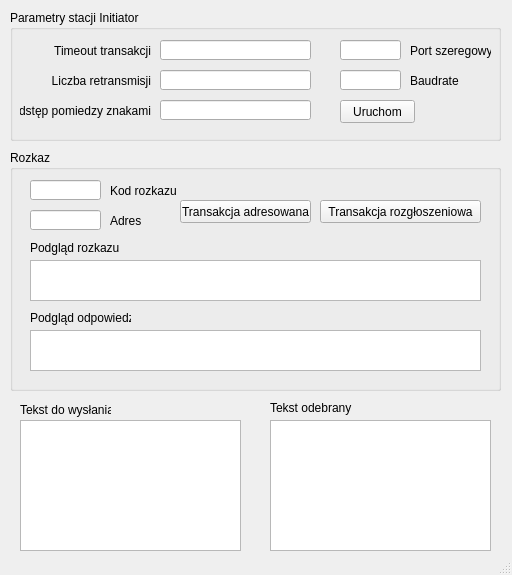
<?xml version="1.0" encoding="UTF-8"?>
<ui version="4.0">
 <class>MainWindow</class>
 <widget class="QMainWindow" name="MainWindow">
  <property name="geometry">
   <rect>
    <x>0</x>
    <y>0</y>
    <width>512</width>
    <height>575</height>
   </rect>
  </property>
  <property name="windowTitle">
   <string>MainWindow</string>
  </property>
  <widget class="QWidget" name="centralwidget">
   <widget class="QTextEdit" name="outcoming_text">
    <property name="geometry">
     <rect>
      <x>20</x>
      <y>420</y>
      <width>221</width>
      <height>131</height>
     </rect>
    </property>
   </widget>
   <widget class="QTextEdit" name="incoming_text">
    <property name="geometry">
     <rect>
      <x>270</x>
      <y>420</y>
      <width>221</width>
      <height>131</height>
     </rect>
    </property>
   </widget>
   <widget class="QLabel" name="label">
    <property name="geometry">
     <rect>
      <x>20</x>
      <y>400</y>
      <width>91</width>
      <height>20</height>
     </rect>
    </property>
    <property name="text">
     <string>Tekst do wysłania</string>
    </property>
   </widget>
   <widget class="QLabel" name="label_2">
    <property name="geometry">
     <rect>
      <x>270</x>
      <y>400</y>
      <width>101</width>
      <height>16</height>
     </rect>
    </property>
    <property name="text">
     <string>Tekst odebrany</string>
    </property>
   </widget>
   <widget class="QLineEdit" name="retries">
    <property name="geometry">
     <rect>
      <x>160</x>
      <y>70</y>
      <width>151</width>
      <height>20</height>
     </rect>
    </property>
   </widget>
   <widget class="QLineEdit" name="interchar_timeout">
    <property name="geometry">
     <rect>
      <x>160</x>
      <y>100</y>
      <width>151</width>
      <height>20</height>
     </rect>
    </property>
   </widget>
   <widget class="QLabel" name="label_4">
    <property name="geometry">
     <rect>
      <x>40</x>
      <y>40</y>
      <width>111</width>
      <height>21</height>
     </rect>
    </property>
    <property name="text">
     <string> Timeout transakcji</string>
    </property>
    <property name="alignment">
     <set>Qt::AlignRight|Qt::AlignTrailing|Qt::AlignVCenter</set>
    </property>
   </widget>
   <widget class="QLabel" name="label_6">
    <property name="geometry">
     <rect>
      <x>20</x>
      <y>100</y>
      <width>131</width>
      <height>21</height>
     </rect>
    </property>
    <property name="text">
     <string> Odstęp pomiedzy znakami</string>
    </property>
    <property name="alignment">
     <set>Qt::AlignRight|Qt::AlignTrailing|Qt::AlignVCenter</set>
    </property>
   </widget>
   <widget class="QLineEdit" name="com_port">
    <property name="geometry">
     <rect>
      <x>340</x>
      <y>40</y>
      <width>61</width>
      <height>20</height>
     </rect>
    </property>
   </widget>
   <widget class="QLabel" name="label_7">
    <property name="geometry">
     <rect>
      <x>410</x>
      <y>40</y>
      <width>81</width>
      <height>21</height>
     </rect>
    </property>
    <property name="text">
     <string>Port szeregowy</string>
    </property>
   </widget>
   <widget class="QGroupBox" name="groupBox">
    <property name="geometry">
     <rect>
      <x>10</x>
      <y>10</y>
      <width>491</width>
      <height>131</height>
     </rect>
    </property>
    <property name="title">
     <string>Parametry stacji Initiator</string>
    </property>
    <widget class="QPushButton" name="run_station">
     <property name="geometry">
      <rect>
       <x>330</x>
       <y>90</y>
       <width>75</width>
       <height>23</height>
      </rect>
     </property>
     <property name="text">
      <string>Uruchom</string>
     </property>
    </widget>
    <widget class="QLabel" name="label_5">
     <property name="geometry">
      <rect>
       <x>30</x>
       <y>60</y>
       <width>111</width>
       <height>21</height>
      </rect>
     </property>
     <property name="text">
      <string>Liczba retransmisji</string>
     </property>
     <property name="alignment">
      <set>Qt::AlignRight|Qt::AlignTrailing|Qt::AlignVCenter</set>
     </property>
    </widget>
    <widget class="QLabel" name="label_8">
     <property name="geometry">
      <rect>
       <x>400</x>
       <y>60</y>
       <width>81</width>
       <height>21</height>
      </rect>
     </property>
     <property name="text">
      <string>Baudrate</string>
     </property>
    </widget>
    <widget class="QLineEdit" name="baudrate">
     <property name="geometry">
      <rect>
       <x>330</x>
       <y>60</y>
       <width>61</width>
       <height>20</height>
      </rect>
     </property>
    </widget>
    <widget class="QLineEdit" name="timeout">
     <property name="geometry">
      <rect>
       <x>150</x>
       <y>30</y>
       <width>151</width>
       <height>20</height>
      </rect>
     </property>
    </widget>
   </widget>
   <widget class="QGroupBox" name="groupBox_2">
    <property name="geometry">
     <rect>
      <x>10</x>
      <y>150</y>
      <width>491</width>
      <height>241</height>
     </rect>
    </property>
    <property name="title">
     <string>Rozkaz</string>
    </property>
    <widget class="QLineEdit" name="command_code">
     <property name="geometry">
      <rect>
       <x>20</x>
       <y>30</y>
       <width>71</width>
       <height>20</height>
      </rect>
     </property>
    </widget>
    <widget class="QLabel" name="label_3">
     <property name="geometry">
      <rect>
       <x>100</x>
       <y>30</y>
       <width>71</width>
       <height>21</height>
      </rect>
     </property>
     <property name="text">
      <string>Kod rozkazu</string>
     </property>
    </widget>
    <widget class="QTextEdit" name="command_preview">
     <property name="geometry">
      <rect>
       <x>20</x>
       <y>110</y>
       <width>451</width>
       <height>41</height>
      </rect>
     </property>
    </widget>
    <widget class="QPushButton" name="send_command">
     <property name="geometry">
      <rect>
       <x>170</x>
       <y>50</y>
       <width>131</width>
       <height>23</height>
      </rect>
     </property>
     <property name="text">
      <string>Transakcja adresowana</string>
     </property>
    </widget>
    <widget class="QPushButton" name="send_command_broadcast">
     <property name="geometry">
      <rect>
       <x>310</x>
       <y>50</y>
       <width>161</width>
       <height>23</height>
      </rect>
     </property>
     <property name="text">
      <string>Transakcja rozgłoszeniowa</string>
     </property>
    </widget>
    <widget class="QLabel" name="label_9">
     <property name="geometry">
      <rect>
       <x>100</x>
       <y>60</y>
       <width>71</width>
       <height>21</height>
      </rect>
     </property>
     <property name="text">
      <string>Adres</string>
     </property>
    </widget>
    <widget class="QLineEdit" name="transaction_address">
     <property name="geometry">
      <rect>
       <x>20</x>
       <y>60</y>
       <width>71</width>
       <height>20</height>
      </rect>
     </property>
    </widget>
    <widget class="QLabel" name="label_10">
     <property name="geometry">
      <rect>
       <x>20</x>
       <y>90</y>
       <width>101</width>
       <height>16</height>
      </rect>
     </property>
     <property name="text">
      <string>Podgląd rozkazu</string>
     </property>
    </widget>
    <widget class="QTextEdit" name="respoonse_preview">
     <property name="geometry">
      <rect>
       <x>20</x>
       <y>180</y>
       <width>451</width>
       <height>41</height>
      </rect>
     </property>
    </widget>
    <widget class="QLabel" name="label_11">
     <property name="geometry">
      <rect>
       <x>20</x>
       <y>160</y>
       <width>101</width>
       <height>16</height>
      </rect>
     </property>
     <property name="text">
      <string>Podgląd odpowiedzi</string>
     </property>
    </widget>
   </widget>
   <zorder>groupBox</zorder>
   <zorder>outcoming_text</zorder>
   <zorder>incoming_text</zorder>
   <zorder>label</zorder>
   <zorder>label_2</zorder>
   <zorder>retries</zorder>
   <zorder>interchar_timeout</zorder>
   <zorder>label_4</zorder>
   <zorder>label_6</zorder>
   <zorder>com_port</zorder>
   <zorder>label_7</zorder>
   <zorder>groupBox_2</zorder>
  </widget>
  <widget class="QStatusBar" name="statusbar"/>
 </widget>
 <resources/>
 <connections/>
</ui>
